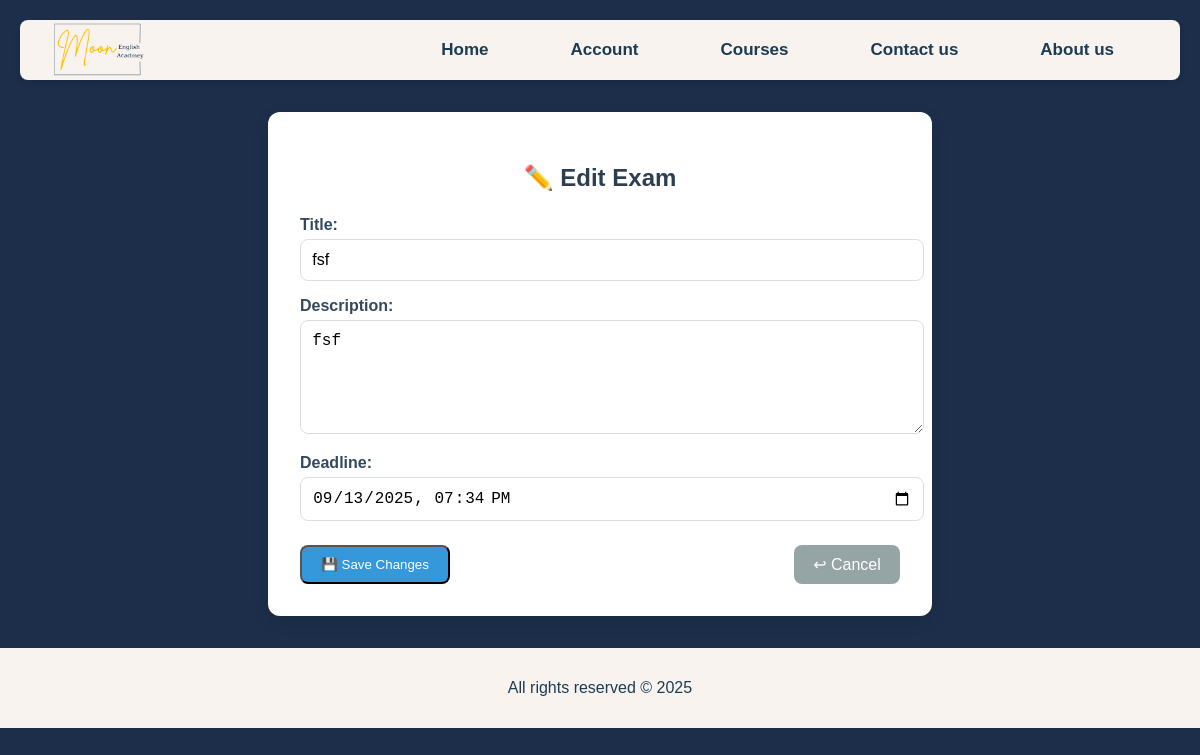
Screenshot of /exam/3/update/ (signed in) with the database file from the repository.
### main/models.py (models this page shows, shortened)
class Exam(models.Model):
    course = models.ForeignKey(Course, on_delete=models.CASCADE, related_name="exams")
    title = models.CharField(max_length=200)
    description = models.TextField(blank=True, null=True)
    file = models.FileField(upload_to="exams/", blank=True, null=True)
    created = models.DateTimeField(auto_now_add=True)
    deadline = models.DateTimeField(blank=True, null=True)

### main/views.py (the view, shortened to what this page needs)
# urls.py: path("exam/<int:exam_id>/update/", views.exam_update, name="exam_update"),
@login_required
def exam_update(request, exam_id):
    exam = get_object_or_404(Exam, id=exam_id)
    if request.user != exam.course.teacher:
        messages.error(request, "not allowed")
        return redirect("exam_list", course_id=exam.course.id)
    return render(request, "exam_update.html", {"exam": exam})

### templates/exam_update.html (shortened to what this page needs)
{% extends 'base.html' %}
{% load static %}
{% block extra_css %}
<link rel="stylesheet" href="{% static 'css/exam_up.css' %}">
{% endblock %}
{% block content %}
<div class="exam-form-container">
    <h2>✏️ Edit Exam</h2>
    <form method="post">
        <label for="id_title">Title:</label>
        <input type="text" id="id_title" name="title" value="{{ exam.title }}" required>
        <label for="id_description">Description:</label>
        <textarea id="id_description" name="description" rows="5" required>{{ exam.description }}</textarea>
        <label for="id_deadline">Deadline:</label>
        <input type="datetime-local" id="id_deadline" name="deadline"
               value="{{ exam.deadline|date:'Y-m-d\\TH:i' }}" required>
        <div class="form-actions">
            <button type="submit" class="btn btn-primary">💾 Save Changes</button>
            <a href="{% url 'exam_list' exam.course.id %}" class="btn btn-secondary">↩ Cancel</a>
        </div>
    </form>
</div>
{% endblock %}

### static/css/style.css (style rules this page uses)
body { font-family: Arial, sans-serif; background-color: #1c2e4a; color: #1B3C53; margin: 0; padding: 0; direction: ltr; text-align: left; position: relative; }

### static/css/exam_up.css (style rules this page uses)
.exam-form-container { max-width: 600px; margin: 2rem auto; background: #ffffff; padding: 2rem; border-radius: 12px; box-shadow: 0 6px 16px rgba(0,0,0,0.1); }
.exam-form-container h2 { text-align: center; margin-bottom: 1.5rem; color: #2c3e50; }
.exam-form-container label { display: block; margin-top: 1rem; font-weight: bold; color: #34495e; }
.exam-form-container input, .exam-form-container textarea { width: 100%; padding: 0.7rem; margin-top: 0.3rem; border: 1px solid #dcdde1; border-radius: 8px; font-size: 1rem; transition: border 0.3s; }
.form-actions { display: flex; justify-content: space-between; margin-top: 1.5rem; }
.btn { display: inline-block; padding: 0.6rem 1.2rem; border-radius: 8px; text-decoration: none; text-align: center; font-weight: 500; transition: background 0.3s ease; }
.btn-primary { background: #3498db; color: white; }
.btn-secondary { background: #95a5a6; color: white; }

### rows the page displays
Exam: title "fsf", description "fsf", deadline "09/13/2025 19:34"
